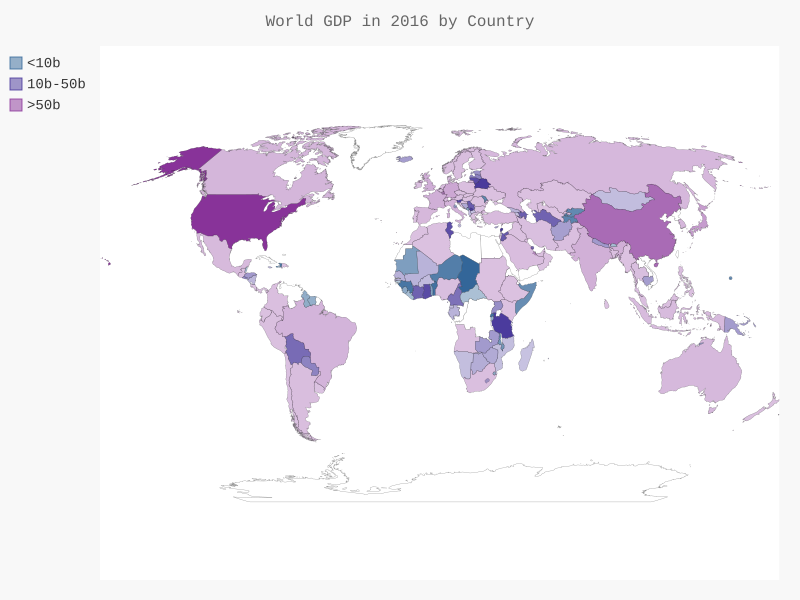

This chart was generated by the following Python code:
import json

from pygal.maps.world import World
from pygal.style import LightColorizedStyle as LS, RotateStyle as RS

from country_codes import get_country_code

year = 2016

# Load the data into a list.
filename = 'gdp_json.json'
with open(filename) as f:
    gdp_data = json.load(f)

# Build a dictionary of GDP data.
cc_gdps = {}
for gdp_dict in gdp_data:
    if gdp_dict['Year'] == year:
        country = gdp_dict['Country Name']
        gdp = int(float(gdp_dict['Value']))
        code = get_country_code(country)
        if code:
            cc_gdps[code] = gdp

# Group the countries into 3 GDP levels.
cc_gdp_1, cc_gdp_2, cc_gdp_3 = {}, {}, {}
for cc, gdp in cc_gdps.items():
    if gdp < 10_000_000_000:
        cc_gdp_1[cc] = gdp
    elif gdp < 50_000_000_000:
        cc_gdp_2[cc] = gdp
    else:
        cc_gdp_3[cc] = gdp

# Se how many countries are in each level.
print(len(cc_gdp_1), len(cc_gdp_2), len(cc_gdp_3))

wm_style = RS('#336699', base_style=LS)
wm = World(style=wm_style)
wm.title = 'World GDP in ' + str(year) + ' by Country'
wm.add('<10b', cc_gdp_1)
wm.add('10b-50b', cc_gdp_2)
wm.add('>50b', cc_gdp_3)

wm.render_to_file('world_gdp.svg')
